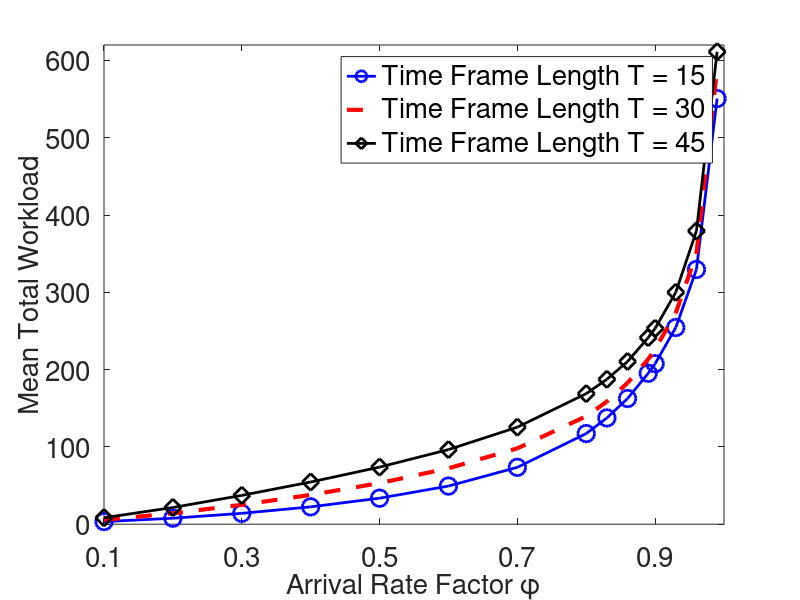
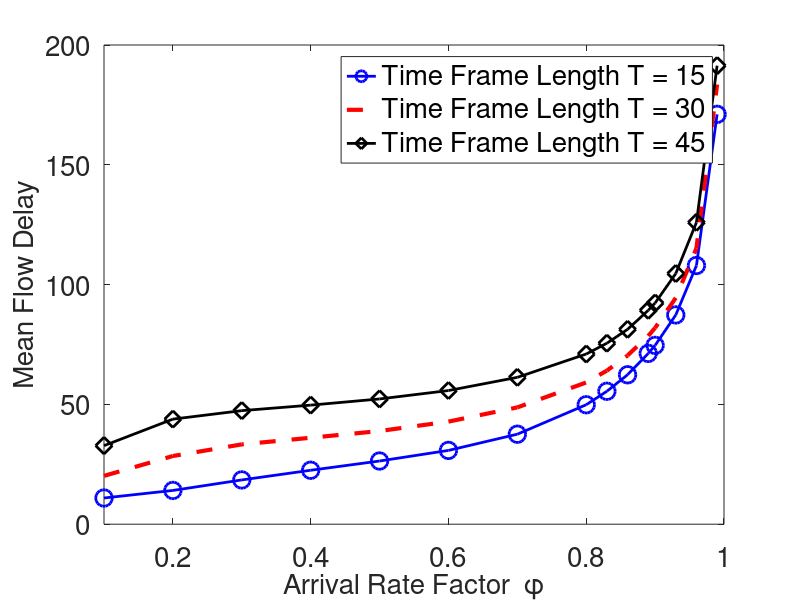
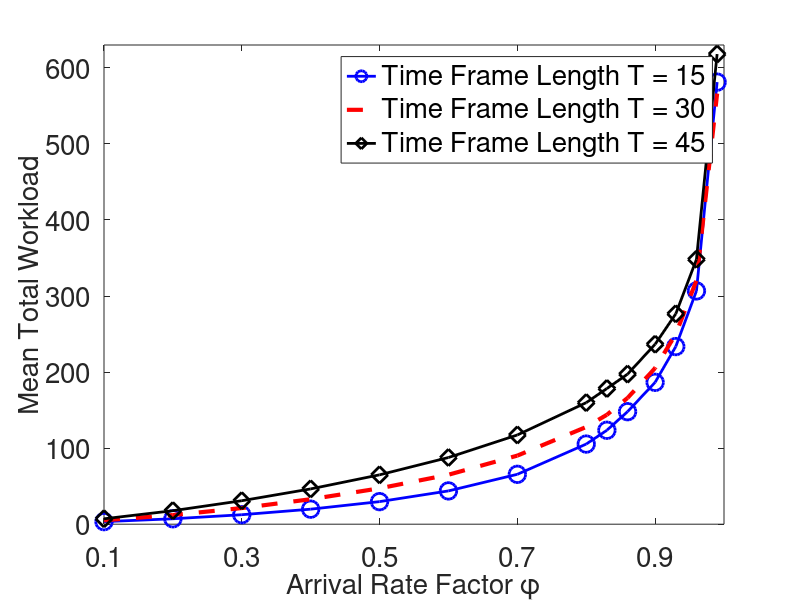
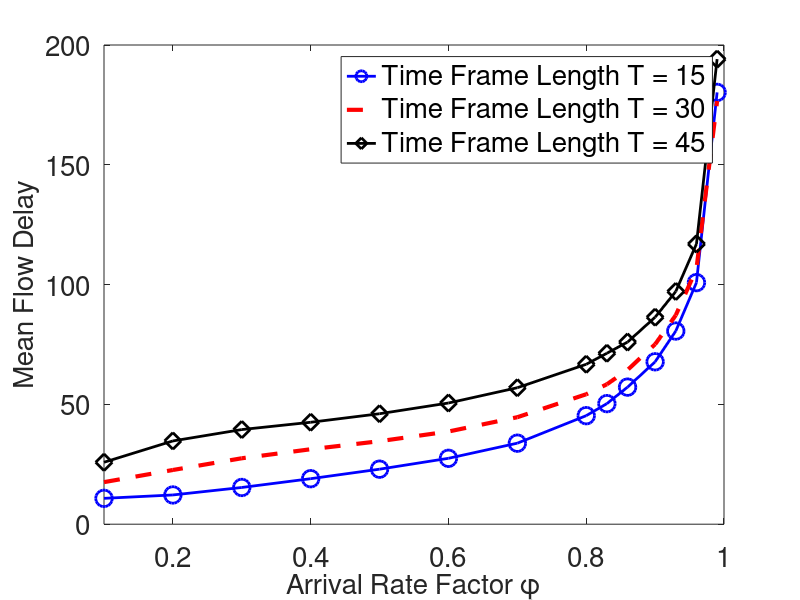

Source code (MATLAB) for these figures, in order:
%% Sym throughput delay
clear
clc
 t301e7=[0.1	   5.5683716	 20.17026894
         0.2	  14.1489571	 28.45505254
         0.3	  25.0398857	 33.30980872
         0.4	  37.9274677	 36.07971849
         0.5	  53.1659608	 38.88463959
         0.6	  72.3089312	 42.81529243
         0.7	  98.1076679	 48.74669962
         0.8	 139.6730979	 59.14584803
        0.83	 158.6844446	 64.10103054
        0.86	 182.7286902	 70.40576934
        0.89	  213.605501	 78.58094711
         0.9	 226.3506034	 81.93280243
        0.93	 273.4001479	 94.46526639
        0.96	 349.6260414	 115.1881654
        0.99	 589.5964053	 183.5072787
    %arrival        workload           delay 
];

 t151e7=[0.1	   3.3400117	 10.93726044
         0.2	   7.7373683	 14.08868504
         0.3	  14.0538792	 18.47612417
         0.4	  22.4351294	 22.50844759
         0.5	  33.6566053	 26.37310798
         0.6	  49.3327599	  30.7928791
         0.7	  73.5848486	  37.5592129
         0.8	 117.2561403	 49.85436375
        0.83	 137.4924024	 55.48422107
        0.86	 162.6270732	 62.36774483
        0.89	 195.2494191	 71.28801264
         0.9	  207.633408	 74.63336601
        0.93	 254.4908916	 87.34122883
        0.96	 329.5778265	 107.9671984
        0.99	 550.6591699	  171.064855
    ];


 t451e7=[0.1	   8.3437498	 32.78545753
         0.2	  21.5813261	 43.85243867
         0.3	  37.2872097	 47.39538666
         0.4	  54.5673502	  49.6924783
         0.5	  73.8486403	  52.2727854
         0.6	  96.5215873	 55.78033649
         0.7	 125.5364828	 61.28920003
         0.8	 168.9162629	 71.01799739
        0.83	 187.4589742	 75.53296392
        0.86	 210.5398063	 81.32180236
        0.89	  241.418803	  89.2594433
         0.9	 253.3217927	 92.32000658
        0.93	 300.0054204	 104.6202365
        0.96	 379.4613147	 125.9603592
        0.99	 611.2399642	 191.3650917
    ];


figure(1)
hold on

plot(t151e7(:,1),t151e7(:,2),'bo-','MarkerSize',12,'LineWidth',2);
plot(t301e7(:,1),t301e7(:,2),'r--','MarkerSize',12,'LineWidth',3);
plot(t451e7(:,1),t451e7(:,2),'kd-','MarkerSize',12,'LineWidth',2);
set(gca,'fontsize',20);
set(gca,'xtick',0.1:0.2:1);
%set(ax(1),'ytick',[0:10000:100000]);
xlabel('Arrival Rate Factor \phi','FontSize',20)
ylabel('Mean Total Workload','FontSize',20)
axis([0.1 1, 0 620]);
box on
lg = legend('Time Frame Length T = 15', 'Time Frame Length T = 30', 'Time Frame Length T = 45');
set(lg,'FontSize',20)

figure(2)
hold on
plot(t151e7(:,1),t151e7(:,3),'bo-','MarkerSize',12,'LineWidth',2);
plot(t301e7(:,1),t301e7(:,3),'r--','MarkerSize',12,'LineWidth',3);
plot(t451e7(:,1),t451e7(:,3),'kd-','MarkerSize',12,'LineWidth',2);
set(gca,'fontsize',20);
xlabel('Arrival Rate Factor  \phi','FontSize',20)
ylabel('Mean Flow Delay','FontSize',20)
axis([0.1 1, 0 200]);
box on
lg = legend('Time Frame Length T = 15', 'Time Frame Length T = 30', 'Time Frame Length T = 45');
set(lg,'FontSize',20)

%%% Asy throughput delay
clear
clc
 t301e6=[0.1	    5.130549	 17.55535562
         0.2	   11.996924	 22.62397276
         0.3	   21.201538	 27.51651423
         0.4	   32.819756	 31.28150761
         0.5	   47.150571	 34.64138646
         0.6	   65.028894	 38.67596008
         0.7	   90.154101	 44.65137247
         0.8	  127.793279	  54.2332013
        0.83	  143.862048	 58.39015469
        0.86	   165.90555	 64.39936362
         0.9	  205.214592	 75.07001343
        0.93	  249.992928	 87.23258219
        0.96	  320.418491	 106.5437584
        0.99	  566.098336	 176.6227012
    %arrival        workload           delay 
];

 t151e6=[0.1	    3.348176	  10.7882696
         0.2	    7.113638	 12.20354003
         0.3	   12.459876	 15.32713224
         0.4	    19.75981	 18.99177396
         0.5	   29.672984	 22.96381259
         0.6	   43.758522	  27.4980069
         0.7	   65.576053	 33.81318236
         0.8	  105.344075	 45.29649101
        0.83	  123.487419	 50.32219242
        0.86	  147.936892	 57.20879891
         0.9	  186.514793	 67.78172692
        0.93	  233.533042	 80.61784518
        0.96	  306.685508	   100.83111
        0.99	  581.215295	 180.2166892
    ];


 t451e6=[0.1	    7.106212	 25.85033302
         0.2	   17.735017	 34.74671135
         0.3	   30.873676	 39.49831868
         0.4	   46.395552	 42.53840683
         0.5	   64.889782	 46.10657167
         0.6	   87.672543	 50.57420797
         0.7	  117.287539	 56.96006798
         0.8	  159.793172	 66.74251194
        0.83	  178.372588	 71.34204383
        0.86	  197.262136	 76.01248148
         0.9	  236.592087	 86.38939139
        0.93	   276.54872	 97.13475624
        0.96	  348.161902	 116.9621522
        0.99	  618.079216	 194.1094001
    ];


figure(3)
hold on

plot(t151e6(:,1),t151e6(:,2),'bo-','MarkerSize',12,'LineWidth',2);
plot(t301e6(:,1),t301e6(:,2),'r--','MarkerSize',12,'LineWidth',3);
plot(t451e6(:,1),t451e6(:,2),'kd-','MarkerSize',12,'LineWidth',2);
set(gca,'fontsize',20);
xlabel('Arrival Rate Factor \phi','FontSize',20)
ylabel('Mean Total Workload','FontSize',20)
axis([0.1 1, 0 630]);
set(gca,'xtick',0.1:0.2:1);
box on
lg = legend('Time Frame Length T = 15', 'Time Frame Length T = 30', 'Time Frame Length T = 45');
set(lg,'FontSize',20)

figure(4)
hold on
plot(t151e6(:,1),t151e6(:,3),'bo-','MarkerSize',12,'LineWidth',2);
plot(t301e6(:,1),t301e6(:,3),'r--','MarkerSize',12,'LineWidth',3);
plot(t451e6(:,1),t451e6(:,3),'kd-','MarkerSize',12,'LineWidth',2);
set(gca,'fontsize',20);
xlabel('Arrival Rate Factor \phi','FontSize',20)
ylabel('Mean Flow Delay','FontSize',20)
axis([0.1 1, 0 200]);
box on
lg = legend('Time Frame Length T = 15', 'Time Frame Length T = 30', 'Time Frame Length T = 45');
set(lg,'FontSize',20)
